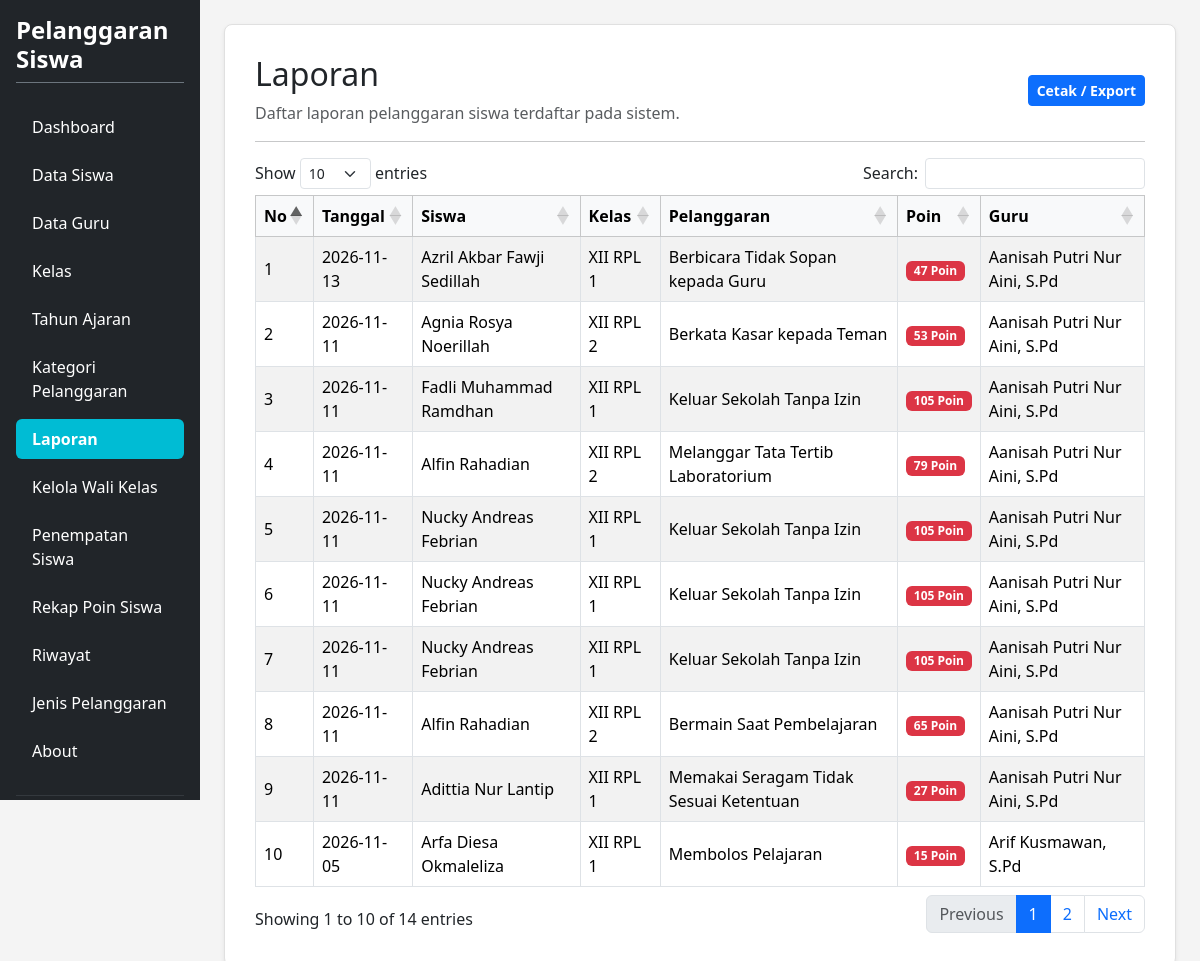
The app's page /laporan.php (signed in) with its own data.
### tables this page shows
CREATE TABLE `t_pelanggaran_siswa` (
  `id` int(11) NOT NULL,
  `tahun_ajaran_id` int(11) NOT NULL,
  `siswa_id` int(11) NOT NULL,
  `nama_siswa` varchar(150) NOT NULL,
  `kelas_id` int(11) NOT NULL,
  `nama_kelas` varchar(100) NOT NULL,
  `pelanggaran_id` int(11) NOT NULL,
  `nama_pelanggaran` varchar(150) NOT NULL,
  `pelanggaran_kategori_id` int(11) NOT NULL,
  `guru_id` int(11) NOT NULL,
  `nama_guru` varchar(150) NOT NULL,
  `tanggal` date NOT NULL,
  `keterangan` text NOT NULL,
  `poin` int(11) NOT NULL,
  `tindakan` text NOT NULL,
  `status` varchar(30) NOT NULL,
  `created_at` timestamp NOT NULL DEFAULT current_timestamp(),
  `updated_at` timestamp NOT NULL DEFAULT current_timestamp()
);

CREATE TABLE `t_siswa` (
  `id` int(11) NOT NULL,
  `nis` varchar(30) NOT NULL,
  `nisn` varchar(20) NOT NULL,
  `nama` varchar(150) NOT NULL,
  `kelas_id` int(11) DEFAULT NULL,
  `jenis_kelamin` char(1) NOT NULL,
  `tanggal_lahir` date NOT NULL,
  `alamat` text NOT NULL,
  `status_aktif` tinyint(1) NOT NULL,
  `created_at` timestamp NOT NULL DEFAULT current_timestamp(),
  `updated_at` timestamp NOT NULL DEFAULT current_timestamp()
);

CREATE TABLE `t_kelas` (
  `id` int(11) NOT NULL,
  `nama` varchar(100) NOT NULL,
  `tingkat` varchar(20) NOT NULL,
  `jurusan` varchar(100) NOT NULL,
  `status_aktif` tinyint(1) NOT NULL,
  `created_at` timestamp NULL DEFAULT current_timestamp(),
  `updated_at` timestamp NULL DEFAULT current_timestamp()
);

CREATE TABLE `t_pelanggaran` (
  `id` int(11) NOT NULL,
  `pelanggaran_kategori_id` int(11) NOT NULL,
  `kode` varchar(30) NOT NULL,
  `nama` varchar(150) NOT NULL,
  `poin` int(11) NOT NULL,
  `deskripsi` text NOT NULL,
  `status_aktif` tinyint(1) NOT NULL,
  `created_at` timestamp NOT NULL DEFAULT current_timestamp(),
  `updated_at` timestamp NOT NULL DEFAULT current_timestamp()
);

CREATE TABLE `t_guru` (
  `id` int(11) NOT NULL,
  `nip` varchar(30) NOT NULL,
  `nama` varchar(150) NOT NULL,
  `email` varchar(150) NOT NULL,
  `status_aktif` tinyint(1) NOT NULL,
  `user_id` int(11) NOT NULL,
  `created_at` timestamp NOT NULL DEFAULT current_timestamp(),
  `updated_at` timestamp NOT NULL DEFAULT current_timestamp()
);

### laporan.php (the view, shortened to what this page needs)
<?php
require_once 'config.php';
$title = 'Laporan';
$db_pdo = $pdo ?? ($conn instanceof PDO ? $conn : null);
?>
<!DOCTYPE html>
<html lang="id">
<head>
    <link href="https://cdn.jsdelivr.net/npm/bootstrap@5.3.8/dist/css/bootstrap.min.css" rel="stylesheet">
    <link href="https://cdn.datatables.net/1.13.8/css/dataTables.bootstrap5.min.css" rel="stylesheet">
</head>
<body>
<div class="container-fluid d-flex p-0" style="min-height: 100vh;">
    <div class="row flex-grow-1 g-0 w-100">
        <?php include "layout/sidebar.php"; ?>
        <main class="col-md-9 col-lg-10 p-4">
            <div class="content-card shadow-sm">
                <div class="d-flex justify-content-between align-items-center mb-3">
                    <div>
                        <h2><?= htmlspecialchars($title) ?></h2>
                        <p class="text-muted mb-0">Daftar laporan pelanggaran siswa terdaftar pada sistem.</p>
                    </div>
                    <a href="#" onclick="window.print();" class="btn btn-primary btn-sm fw-semibold">Cetak / Export</a>
                </div>
                <hr>
                <div class="table-responsive">
                    <table id="tableLaporan" class="table table-bordered table-striped align-middle w-100">
                        <thead class="table-light">
                            <tr>
                                <th width="5%">No</th>
                                <th>Tanggal</th>
                                <th>Siswa</th>
                                <th>Kelas</th>
                                <th>Pelanggaran</th>
                                <th>Poin</th>
                                <th>Guru</th>
                            </tr>
                        </thead>
                        <tbody>
                            <?php
                            if ($db_pdo) {
                                try {
                                    $sql = "SELECT ps.*, s.nama AS nama_siswa, k.nama AS nama_kelas, p.nama AS nama_pelanggaran, p.poin, g.nama AS nama_guru
                                            FROM t_pelanggaran_siswa ps
                                            LEFT JOIN t_siswa s ON ps.siswa_id = s.id
                                            LEFT JOIN t_kelas_siswa ks ON s.id = ks.siswa_id AND ks.status_aktif = 1
                                            LEFT JOIN t_kelas k ON ks.kelas_id = k.id
                                            LEFT JOIN t_pelanggaran p ON ps.pelanggaran_id = p.id
                                            LEFT JOIN t_guru g ON ps.guru_id = g.id
                                            ORDER BY ps.tanggal DESC, ps.id DESC";
                                    $rows = $db_pdo->query($sql)->fetchAll(PDO::FETCH_ASSOC);
                                    if (count($rows) > 0) {
                                        foreach ($rows as $i => $r) {
                                            ?>
                                            <tr>
                                                <td><?= $i + 1 ?></td>
                                                <td><?= htmlspecialchars($r['tanggal']) ?></td>
                                                <td><?= htmlspecialchars($r['nama_siswa']) ?></td>
                                                <td><?= htmlspecialchars($r['nama_kelas'] ?? '-') ?></td>
                                                <td><?= htmlspecialchars($r['nama_pelanggaran']) ?></td>
                                                <td><span class="badge bg-danger"><?= htmlspecialchars($r['poin']) ?> Poin</span></td>
                                                <td><?= htmlspecialchars($r['nama_guru']) ?></td>
                                            </tr>
                                            <?php
                                        }
                                    } else {
                                        echo '<tr><td colspan="7" class="text-center text-muted py-4">Belum ada data laporan pelanggaran siswa.</td></tr>';
                                    }
                                } catch (Exception $e) {
                                    echo '<tr><td colspan="7" class="text-center text-danger py-4">Error memuat data: ' . htmlspecialchars($e->getMessage()) . '</td></tr>';
                                }
                            } else {
                                echo '<tr><td colspan="7" class="text-center text-danger py-4">Koneksi database belum terhubung dengan benar.</td></tr>';
                            }
                            ?>
                        </tbody>
                    </table>
                </div>
            </div>
        </main>
    </div>
</div>
</body>
</html>

### laporan.php (style rules this page uses)
body { background-color: #f4f4f4; overflow-x: hidden; margin: 0; }
.content-card { background-color: #ffffff; border: 1px solid #e0e0e0; border-radius: 8px; padding: 30px; box-shadow: 0 2px 5px rgba(0,0,0,0.05); }

### records on screen
t_pelanggaran_siswa: tanggal "2026-11-13", siswa.nama "Azril Akbar Fawji Sedillah", kelas.nama "XII RPL 1", pelanggaran.nama "Berbicara Tidak Sopan kepada Guru", pelanggaran.poin "47", guru.nama "Aanisah Putri Nur Aini, S.Pd"
t_pelanggaran_siswa: tanggal "2026-11-11", siswa.nama "Agnia Rosya Noerillah", kelas.nama "XII RPL 2", pelanggaran.nama "Berkata Kasar kepada Teman", pelanggaran.poin "53", guru.nama "Aanisah Putri Nur Aini, S.Pd"
t_pelanggaran_siswa: tanggal "2026-11-11", siswa.nama "Fadli Muhammad Ramdhan", kelas.nama "XII RPL 1", pelanggaran.nama "Keluar Sekolah Tanpa Izin", pelanggaran.poin "105", guru.nama "Aanisah Putri Nur Aini, S.Pd"
t_pelanggaran_siswa: tanggal "2026-11-11", siswa.nama "Alfin Rahadian", kelas.nama "XII RPL 2", pelanggaran.nama "Melanggar Tata Tertib Laboratorium", pelanggaran.poin "79", guru.nama "Aanisah Putri Nur Aini, S.Pd"
t_pelanggaran_siswa: tanggal "2026-11-11", siswa.nama "Nucky Andreas Febrian", kelas.nama "XII RPL 1", pelanggaran.nama "Keluar Sekolah Tanpa Izin", pelanggaran.poin "105", guru.nama "Aanisah Putri Nur Aini, S.Pd"
t_pelanggaran_siswa: tanggal "2026-11-11", siswa.nama "Nucky Andreas Febrian", kelas.nama "XII RPL 1", pelanggaran.nama "Keluar Sekolah Tanpa Izin", pelanggaran.poin "105", guru.nama "Aanisah Putri Nur Aini, S.Pd"
t_pelanggaran_siswa: tanggal "2026-11-11", siswa.nama "Nucky Andreas Febrian", kelas.nama "XII RPL 1", pelanggaran.nama "Keluar Sekolah Tanpa Izin", pelanggaran.poin "105", guru.nama "Aanisah Putri Nur Aini, S.Pd"
t_pelanggaran_siswa: tanggal "2026-11-11", siswa.nama "Alfin Rahadian", kelas.nama "XII RPL 2", pelanggaran.nama "Bermain Saat Pembelajaran", pelanggaran.poin "65", guru.nama "Aanisah Putri Nur Aini, S.Pd"
t_pelanggaran_siswa: tanggal "2026-11-11", siswa.nama "Adittia Nur Lantip", kelas.nama "XII RPL 1", pelanggaran.nama "Memakai Seragam Tidak Sesuai Ketentuan", pelanggaran.poin "27", guru.nama "Aanisah Putri Nur Aini, S.Pd"
t_pelanggaran_siswa: tanggal "2026-11-05", siswa.nama "Arfa Diesa Okmaleliza", t_kelas.nama "XII RPL 1", pelanggaran.nama "Membolos Pelajaran", pelanggaran.poin "15", guru.nama "Arif Kusmawan, S.Pd"

### other values on screen
$title "Laporan"
